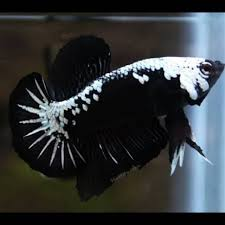
#> input picture betafish/Black Samurai/download (1).jpg, 225 x 225 px, found by its file name; its folder holds only this picture in this run
$ python prepare.py
#> lines starting #> are read from the running program, lines starting #| are printed output that depends on the picture
import os
import numpy as np
import matplotlib.pyplot as plt
import cv2
import pickle

myPath = 'd:/Python/beta/BettaFishClassification/betafish/'
#categories = ['daisy', 'dandelion', 'rose', 'sunflower', 'tulip']
categories = ['Black Samurai','Blue Rim','CrownTail','Cupang Sawah','Halfmoon']

data = []

def make_data():
    for category in categories:
        path = os.path.join(myPath,category)
        label = categories.index(category)

        for img_name in os.listdir(path):
            image_path = os.path.join(path,img_name)
            image = cv2.imread(image_path)
#> image is the input picture: shape (225, 225, 3); mean B, G, R 56.1, 54.1, 50.1

            try:
                image = cv2.cvtColor(image,cv2.COLOR_BGR2RGB)
                image = cv2.resize(image,(224,224))
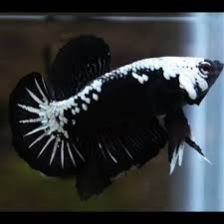
#> image: shape (224, 224, 3); mean R, G, B 50, 54, 56

                image = np.array(image,dtype=np.float32)
                data.append([image,label])
            except Exception as e:
                pass
#> pass 2 of the loop in make_data, `for category in categories:`:
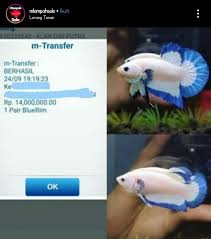
#> input picture betafish/Blue Rim/download (1).jpg, 211 x 239 px, found by its file name
#> in make_data, image is the input picture: shape (239, 211, 3); mean B, G, R 131.3, 129.5, 123.5
#> in make_data, `image = cv2.resize(image,(224,224))`:
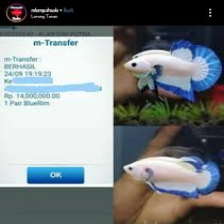
#> image: shape (224, 224, 3); mean R, G, B 123.4, 129.4, 131.2

    print(len(data))

    pik = open('data.pickle','wb')
    pickle.dump(data,pik,protocol=pickle.HIGHEST_PROTOCOL)
    pik.close

#> (the run stopped early here; a loop or call above may not have finished)
